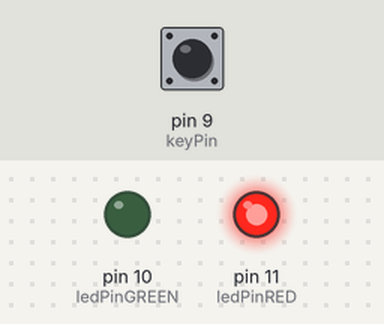
The sketch below on a simulated Arduino Uno, built with avr-gcc and run on an emulated ATmega328P. Shown: output pins drawn as LEDs (lit = HIGH). The inputs (shaded band) are chosen by the test bench; at power-on: pin 9 (keyPin) LOW.

Above: at 1.2 s.
1.3 s: pin 9 (keyPin) pulled HIGH for 0.15 s
At 1.37 s:
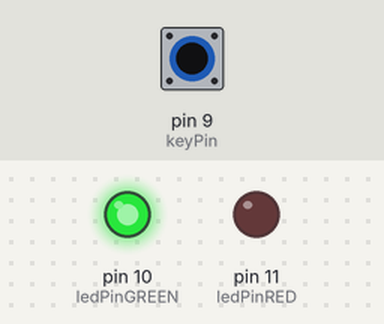
2.9 s: pin 9 (keyPin) pulled HIGH for 3.2 s
At 7.1 s:
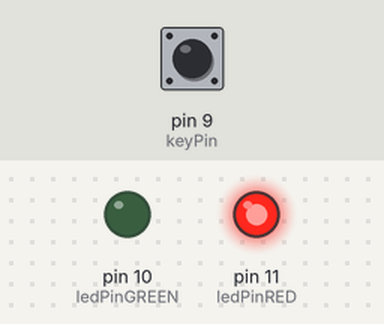
Timing chart, 0 to 8.6 s (numbered marks = the images above; inputs shaded):
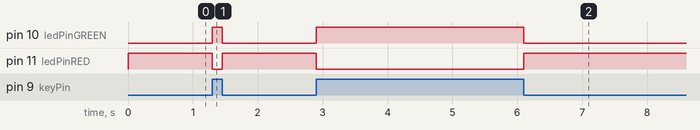

Measured:
- after the input at 1.3 s, pin 10 (ledPinGREEN): LOW → HIGH at once, → LOW 0.15 s later; pin 11 (ledPinRED): HIGH → LOW at once, → HIGH 0.15 s later
- after the input at 2.9 s, pin 10 (ledPinGREEN): LOW → HIGH at once, → LOW 3.2 s later; pin 11 (ledPinRED): HIGH → LOW at once, → HIGH 3.2 s later

The sketch:

led_red_green_button.ino
```cpp
/*
"led_red_green_button"
Deutsch:
Durch den Druck auf den BUTTON/ Taster wechselt der Arduino zwischen der roten und der grünen LED.

English:
When you push the button the Arduino will switch between the red and green LED.

Arduino Uno
1x Breadboard ;)
1x LED Grün / green
1x LED Rot  / red
2x Widerstände 220 Ohm / resistors 220 Ohm
1x Widerstand 10k Ohm / resistor 10k Ohm
1x Taster / Button
8x Kabel / cables

*/
const int keyPin = 9; //Button an Pin 9 //initialize digital pin 9 as "keyPin" = button
const int ledPinGREEN = 10; //grüne LED an Pin 10 //initialize digital pin 10 as "ledPinGreen"
const int ledPinRED = 11; //rote LED an Pin 11 //initialize digital pin 11 as "ledPinRED"

void setup() {
 {
  pinMode(keyPin, INPUT); //Input durch Button //initialize "keyPin" as an INPUT
  pinMode(ledPinRED, OUTPUT); //Output an rote LED //initialize "ledPinRED" as an OUTPUT
  pinMode(ledPinGREEN, OUTPUT); //Output an grüne LED //initialize "ledPinGREEN" as an OUTPUT
 }

}

void loop() {
  if(digitalRead(keyPin) ==HIGH) //Button gedrückt //button pushed
  {
    digitalWrite(ledPinGREEN,HIGH); //Grüne LED leuchtet //green LED on
    digitalWrite(ledPinRED, LOW); //Rote LED aus //red LED off
  }
  else
  {
    digitalWrite(ledPinRED,HIGH); //Rote LED leuchtet //red LED on
    digitalWrite(ledPinGREEN, LOW); //Grüne LED aus //green LED off
  }
}
```
